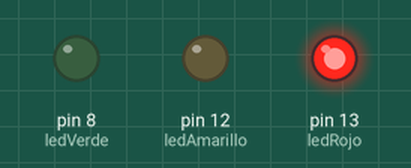
This sketch was run on a simulated Arduino Uno, built with avr-gcc and run on an emulated ATmega328P. Parts: output pins drawn as LEDs (lit = HIGH).

Above: at 1.0 s.
At 2.5 s:
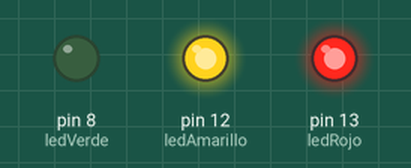
At 4.0 s:
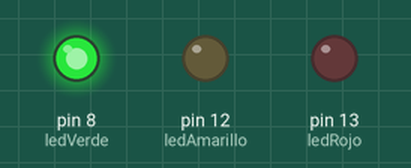
At 5.5 s:
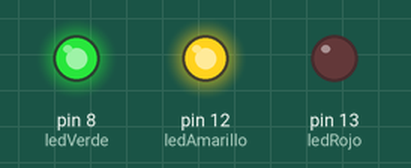
Timing chart, 0 to 7.8 s (numbered marks = the images above):
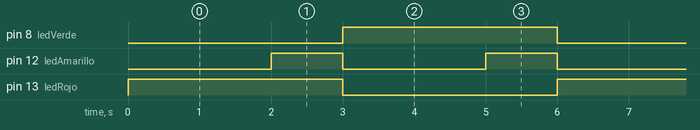

The sketch:

Semaforo.ino
```cpp
int ledRojo = 13;
int ledAmarillo = 12;
int ledVerde = 8;

void setup() {
  pinMode(ledRojo, OUTPUT);
  pinMode(ledAmarillo, OUTPUT);
  pinMode(ledVerde, OUTPUT);
}

void loop() {

  digitalWrite(ledRojo, HIGH);
  delay(2000);

  digitalWrite(ledAmarillo, HIGH);
  delay(1000);

  digitalWrite(ledRojo, LOW);
  digitalWrite(ledAmarillo, LOW);
  digitalWrite(ledVerde, HIGH);
  delay(2000);

  digitalWrite(ledAmarillo, HIGH);
  delay(1000);

  digitalWrite(ledVerde, LOW);
  digitalWrite(ledAmarillo, LOW);

}
```

Measured:
- by itself, pin 8 (ledVerde), pin 13 (ledRojo): alternates HIGH for 3.0 s and LOW for 3.0 s
- by itself, pin 12 (ledAmarillo): alternates HIGH for 1.0 s and LOW for 2.0 s
- by itself, everything shown: repeats every 6.0 s, in 5 steps
